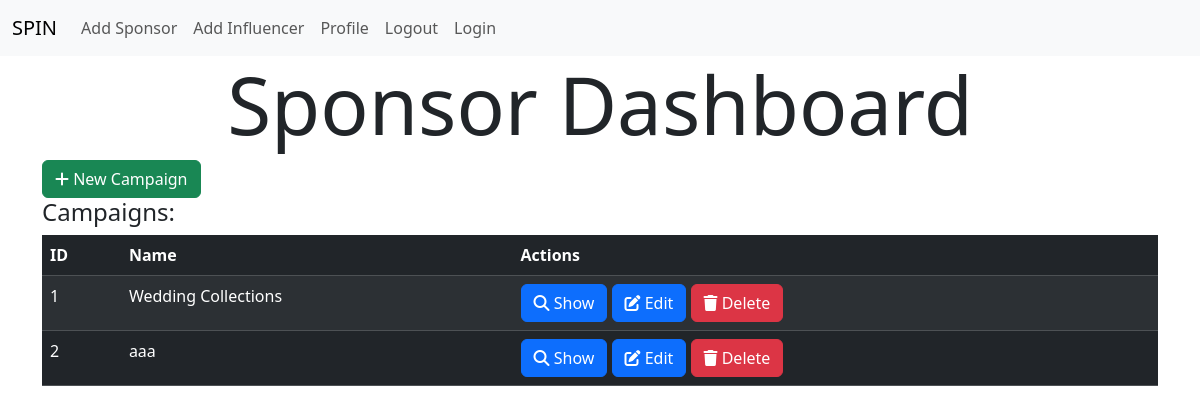
Before: /sp_dash (signed in) with the older database file.
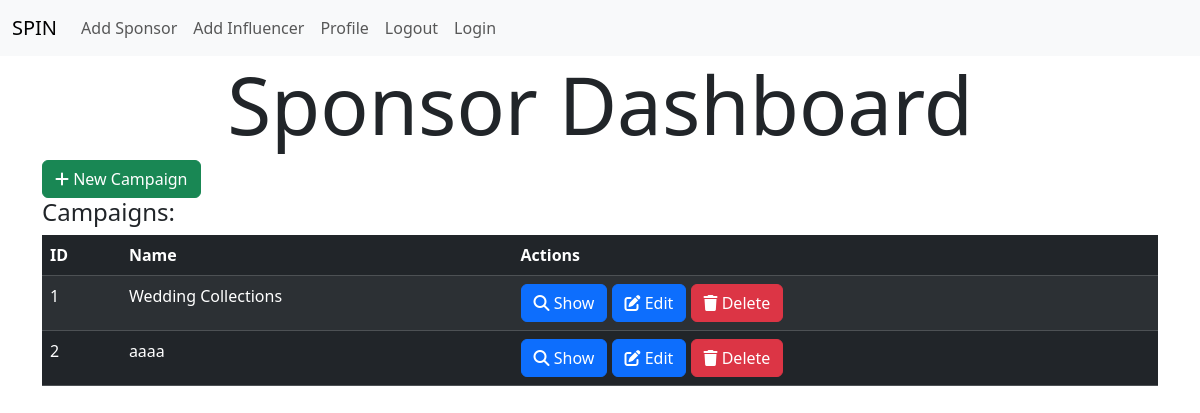
After: the same page with the newer database file.
### spin_app/models.py (models this page shows)
class Campaign(db.Model):
    id = db.Column(db.Integer, primary_key=True)
    name = db.Column(db.String(120), nullable=False)
    description = db.Column(db.Text, nullable=False)
    start_date = db.Column(db.Date, nullable=False)
    end_date = db.Column(db.Date, nullable=False)
    budget = db.Column(db.Float, nullable=False)
    visibility = db.Column(db.String(20), nullable=False)  # 'public' or 'private'
    goals = db.Column(db.Text, nullable=False)
    owner_id = db.Column(db.Integer, db.ForeignKey('sponsor_profile.id'), nullable=False)
    owner = db.relationship('SponsorProfile', backref=db.backref('campaigns', lazy=True, cascade='all, delete-orphan'))

### spin_app/routes.py (the view)
@app.route('/sp_dash')
@login_required
def sp_dash():
    if current_user.role != 'sponsor':
        flash('You do not have permission to access this page', category='danger')
        return redirect(url_for('home'))
    sponsor_profile = SponsorProfile.query.filter_by(user_id=current_user.id).first()
    campaigns = Campaign.query.filter_by(owner_id=sponsor_profile.id).all()
    return render_template('sp_dash.html', campaigns=campaigns)

### spin_app/models.py (called while the page is built)
@login_manager.user_loader
def load_user(user_id):
    return User.query.get(int(user_id))

### spin_app/templates/sp_dash.html (shortened to what this page needs)
{% extends 'base.html' %}
{% block content %}
<center>
<h1 class="display-1">Sponsor Dashboard</h1>
</center>
<a href="{{ url_for('new_campaign') }}" class="btn btn-success">
    <i class="fas fa-plus"></i>
    New Campaign
</a>
<h4>Campaigns:</h4>
<table class="table table-dark table-striped">
    <thead>
        <tr>
            <th>ID</th>
            <th>Name</th>
            <th>Actions</th>
        </tr>
    </thead>
    <tbody>
        {% for campaign in campaigns %}
        <tr>
            <td>{{ campaign.id }}</td>
            <td>{{ campaign.name }}</td>
            <td>
                <a href="{{ url_for('view_campaign', id=campaign.id) }}" class="btn btn-primary">
                    <i class="fas fa-search"></i>
                    Show
                </a>
                <a href="{{url_for('edit_campaign', id=campaign.id)}}" class="btn btn-primary">
                    <i class="fas fa-edit    "></i>
                    Edit
               </a>
               <a href="{{url_for('delete_campaign', id=campaign.id)}}" class="btn btn-danger">
                <i class="fas fa-trash "></i>
                    Delete
               </a>
            </td>
        </tr>
        {% endfor %}
    </tbody>
</table>
{% endblock %}

Changed rows visible on the page:
changed Campaign id 2: name "aaa" → "aaaa"
